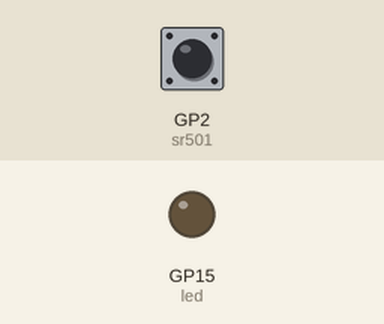
This program was run on a simulated Raspberry Pi Pico running MicroPython. On the bench: output pins drawn as LEDs (lit = HIGH). The test bench sets the inputs (shaded band); at power-on: GP2 (sr501) LOW. What the program prints to the serial console is not drawn.

Above: at 1.2 s.
1.3 s: GP2 (sr501) pulsed HIGH 5 times (0.12 s each, 0.3 s apart)
At 6.8 s:
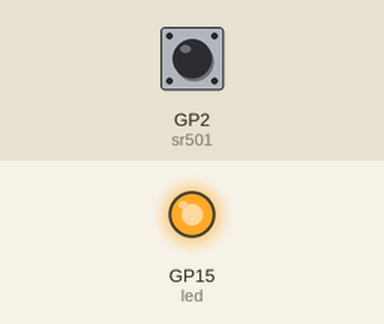
Timing chart, 0 to 13.0 s (numbered marks = the images above; inputs shaded):
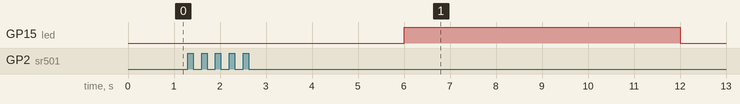

Measured:
- after the input at 1.3 s, GP15 (led): LOW → HIGH after 4.7 s, → LOW 6.0 s later

The program:

main.py
```python
from machine import Pin
from machine import Timer
import time

led = Pin(15,Pin.OUT)
sr501 = Pin(2,Pin.IN)

sensors:list[int] = [] #收集5秒資訊
def check_people(t:Timer):
    global sensors
    sensor_state = sr501.value()
    print(sensor_state)
    length:int = len(sensors)
    if length >= 5: #大於=於5筆
        if sum(sensors) > 0: #大於1,代表有人
            led.value(1)
            print("總合大於1")
        else:
            led.value(0)

        sensors = [] #清空重新計算
    else:
        sensors.append(sensor_state)


time1 = Timer()
time1.init(period=1000, mode=Timer.PERIODIC, callback=check_people)
```
